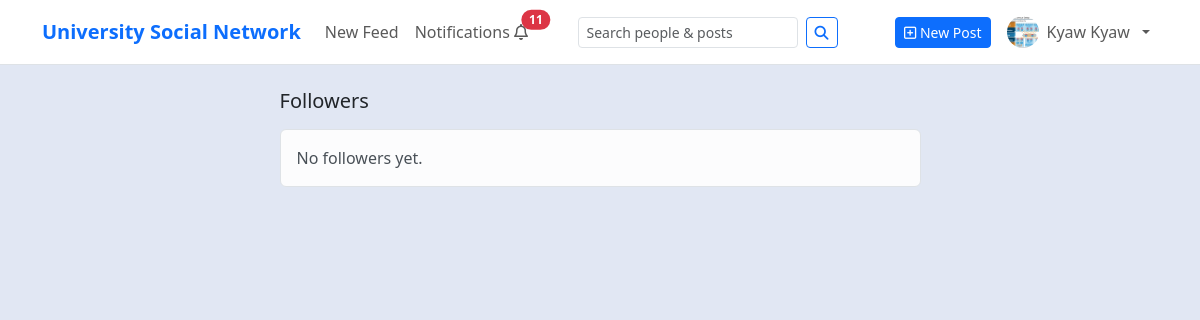
/followers/8/ (signed in), run on an earlier commit of the app's database.
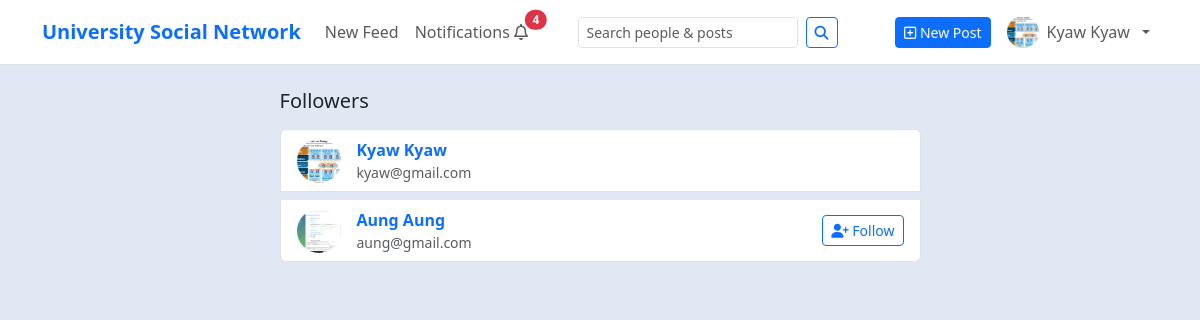
And on a later commit of the database.
### myapp/models.py (models this page shows, shortened)
class Profile(models.Model):
    MAJOR = [
        ('CST', 'CST'),
        ('CS',  'Computer Science (CS)'),
        ('CT',  'Computer Technology (CT)'),
    ]
    ACADEMIC_YEAR = [
        ('FIRST_YEAR',  'first year'),
        ('SECOND_YEAR', 'Second year'),
        ('THIRD_YEAR',  'Third year'),
        ('FORUTH_YEAR', 'Fourth year'),
        ('FINAL_YEAR',  'Final year'),
    ]
    user = models.OneToOneField(
        settings.AUTH_USER_MODEL,
        on_delete=models.CASCADE,
        related_name="profile",
    )
    full_name = models.CharField(max_length=150, blank=True)
    bio = models.TextField(blank=True)
    major = models.CharField(max_length=15, choices=MAJOR, blank=True, null=True)
    year = models.CharField(max_length=15, choices=ACADEMIC_YEAR, blank=True, null=True)
    roll_no = models.CharField(max_length=15, blank=True, null=True)
    photo = models.ImageField(upload_to='profile', blank=True, null=True)
    phone_no = models.CharField(max_length=15, blank=True, null=True)
    posts_count = models.PositiveIntegerField(default=0)
    followers_count = models.PositiveIntegerField(default=0)
    following_count = models.PositiveIntegerField(default=0)

class User(AbstractBaseUser, PermissionsMixin):
    email = models.EmailField(unique=True)
    is_staff = models.BooleanField(default=False)
    is_active = models.BooleanField(default=True)
    date_joined = models.DateTimeField(default=timezone.now)
    objects = UserManager()
    USERNAME_FIELD = "email"
    REQUIRED_FIELDS = []

### myapp/views.py (the view)
# urls.py: path("followers/<int:user_id>/", views.followers_list, name="followers-list"),
@login_required
def followers_list(request, user_id):
    target = get_object_or_404(User, pk=user_id)
    follower_ids = Follow.objects.filter(
        following=target
    ).values_list("follower_id", flat=True)
    profiles = list(
        Profile.objects.filter(user_id__in=follower_ids).select_related("user")
    )
    my_following_ids = set(
        Follow.objects.filter(follower=request.user).values_list("following_id", flat=True)
    )
    for p in profiles:
        p.is_following = p.user_id in my_following_ids
    return render(
        request,
        "social/followers_list.html",
        {"profiles": profiles, "target_user": target},
    )

### myapp/context_processors.py (called while the page is built)
def unread_notifications_count(request):
    if request.user.is_authenticated:
        c = Notification.objects.filter(recipient=request.user, is_read=False).count()
    else:
        c = 0
    return {'unread_count': c}

### templates/social/followers_list.html (shortened to what this page needs)
{% extends "social/base.html" %}
{% load static %}
{% block content %}
<div class="row">
  <div class="col-lg-7 mx-auto">
    <h5 class="mb-3">Followers</h5>
    <div id="followers-list" class="list-group">
      {% for p in profiles %}
        <div class="list-group-item d-flex align-items-center justify-content-between mb-2">
          <a class="d-flex align-items-center gap-3 text-decoration-none flex-grow-1"
             href="{% url 'social:profile-detail' p.user.id %}">
            <img class="avatar"
                 src="{% if p.photo %}{{ p.photo.url }}{% else %}{% static 'default-avatar.png' %}{% endif %}"
                 alt="{{ p.full_name|default:p.user.email }}">
            <div>
              <div class="fw-semibold">{{ p.full_name|default:p.user.email }}</div>
              <div class="small text-muted">{{ p.user.email }}</div>
            </div>
          </a>
          {% if request.user.id != p.user.id %}
          <button
            class="btn btn-sm follow-toggle {% if p.is_following %}btn-outline-danger{% else %}btn-outline-primary{% endif %}"
            data-user-id="{{ p.user.id }}"
            data-following="{% if p.is_following %}1{% else %}0{% endif %}">
            {% if p.is_following %}
              <i class="fa-solid fa-user-minus"></i> Unfollow
            {% else %}
              <i class="fa-solid fa-user-plus"></i> Follow
            {% endif %}
          </button>
          {% endif %}
        </div>
      {% empty %}
        <div class="alert alert-light border">No followers yet.</div>
      {% endfor %}
    </div>
  </div>
</div>
{% endblock %}

### templates/social/nav_bar.html (shortened to what this page needs)
{% load static %}
<nav class="navbar navbar-expand-lg navbar-light bg-white border-bottom sticky-top">
  <div class="container">
    <a class="navbar-brand fw-bold text-primary" href="{% url 'social:feed' %}">
      University Social Network
    </a>
    <div id="nav" class="collapse navbar-collapse">
      <ul class="navbar-nav me-auto">
        <li class="nav-item">
          <a class="nav-link" href="{% url 'social:feed' %}">New Feed</a>
        </li>
        <li class="nav-item">
          <a class="nav-link position-relative" href="{% url 'social:notifications' %}">
            Notifications <i class="fa-regular fa-bell"></i>
            <span id="notif-badge"
                  class="position-absolute start-100 translate-middle badge rounded-pill text-bg-danger {% if not unread_count %}d-none{% endif %}">
              {% if unread_count and unread_count > 0 %}{{ unread_count }}{% endif %}
            </span>
          </a>
        </li>
      </ul>
      <form class="d-flex me-3 my-2 my-lg-0" role="search" action="{% url 'social:search' %}" method="get">
        <input class="form-control form-control-sm me-2"
               type="search"
               name="q"
               placeholder="Search people & posts"
               value="{{ request.GET.q|default:'' }}"
               aria-label="Search">
        <button class="btn btn-sm btn-outline-primary" type="submit">
          <i class="fa-solid fa-magnifying-glass"></i>
        </button>
      </form>
      <ul class="navbar-nav ms-auto align-items-center">
        {% if request.user.is_authenticated %}
          <li class="nav-item me-2 d-none d-lg-block">
            <a class="btn btn-sm btn-primary" href="{% url 'social:post-create' %}">
              <i class="fa-regular fa-square-plus"></i> New Post
            </a>
          </li>
          <li class="nav-item dropdown">
            <a class="nav-link dropdown-toggle d-flex align-items-center gap-2" href="#" role="button"
               data-bs-toggle="dropdown" aria-expanded="false">
              {% if request.user.profile.photo %}
                <img src="{{ request.user.profile.photo.url }}"
                     alt="Avatar"
                     style="width:32px;height:32px;border-radius:50%;object-fit:cover;">
              {% else %}
                <span class="d-inline-flex align-items-center justify-content-center rounded-circle bg-secondary text-white"
                      style="width:32px;height:32px;font-size:14px;">
                  <i class="fa-solid fa-user"></i>
                </span>
              {% endif %}
              <span class="d-none d-sm-inline">
                {% firstof request.user.profile.full_name request.user.email %}
              </span>
            </a>
          </li>
        {% endif %}
      </ul>
    </div>
  </div>
</nav>

What changed in the data, as far as the page shows it:
now on this page (row edited): Profile: photo (picture), full_name "Kyaw Kyaw", user.email "kyaw@gmail.com"
now on this page (row edited): Profile: photo (picture), full_name "Aung Aung", user.email "aung@gmail.com", shows "Follow"
Also different on the page:
{{ unread_count }}: "11" → "4"
text no longer shown: "No followers yet."
